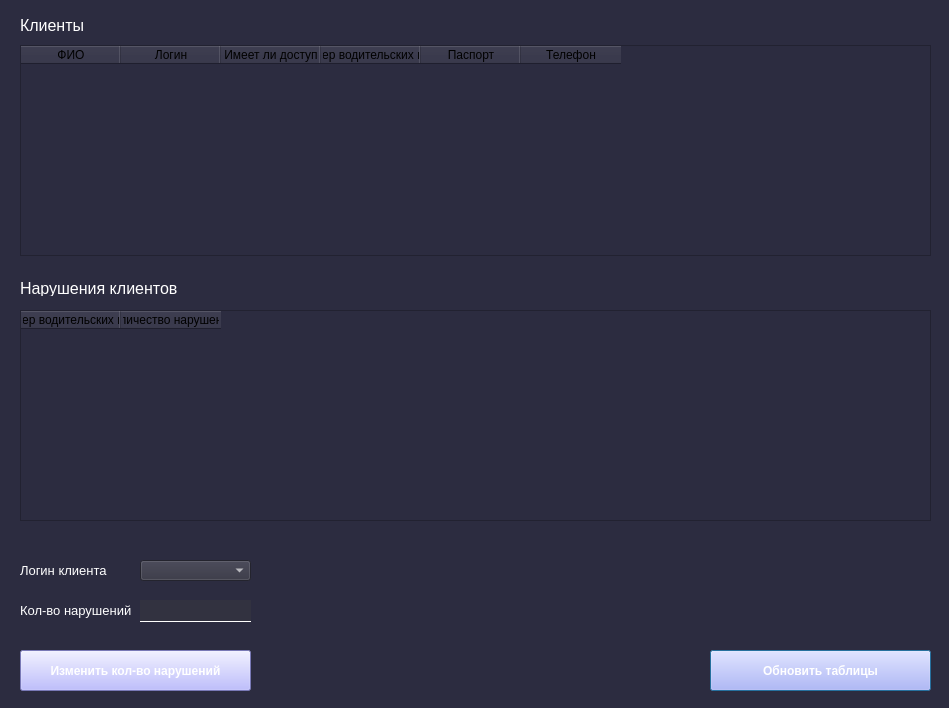
<?xml version="1.0" encoding="UTF-8"?>
<ui version="4.0">
 <class>Dialog</class>
 <widget class="QDialog" name="Dialog">
  <property name="geometry">
   <rect>
    <x>0</x>
    <y>0</y>
    <width>949</width>
    <height>708</height>
   </rect>
  </property>
  <property name="windowTitle">
   <string>Информация о клиентах</string>
  </property>
  <property name="styleSheet">
   <string notr="true">QWidget{
	background-color: rgb(44, 44, 64);
}
QPushButton{
	font: 75 9pt &quot;MS Shell Dlg 2&quot;;
	background-color: rgb(170, 170, 255);
	color: rgb(255, 255, 255);
	font-weight: bold
}
QPushButton#delete_btn{
	background-color: rgb(209, 0, 0);
	font: 75 9pt &quot;MS Shell Dlg 2&quot;;
	font-weight: bold

}
QLabel{
	
	color: rgb(255, 255, 255);
}
QLineEdit{
	border: 1px solid rgb(255, 255, 255);
	border-top-color: rgba(255, 255, 255, 0);
	border-right-color: rgba(255, 255, 255, 0);
	border-left-color: rgba(255, 255, 255, 0);
	background-color: rgb(50, 50, 64);
	color: rgb(255, 255, 255);
}
QLabel#inf_lbl{
	font-weight: bold
}
QComboBox{
	background-color: rgb(50, 50, 64);
	color: rgb(255, 255, 255);
}
QTableWidget{
	color:rgb(255, 255, 255);
}</string>
  </property>
  <widget class="QTableWidget" name="clients_tbl">
   <property name="geometry">
    <rect>
     <x>20</x>
     <y>45</y>
     <width>911</width>
     <height>211</height>
    </rect>
   </property>
   <column>
    <property name="text">
     <string>ФИО</string>
    </property>
    <property name="background">
     <color>
      <red>44</red>
      <green>44</green>
      <blue>64</blue>
     </color>
    </property>
    <property name="foreground">
     <brush brushstyle="NoBrush">
      <color alpha="255">
       <red>255</red>
       <green>255</green>
       <blue>255</blue>
      </color>
     </brush>
    </property>
   </column>
   <column>
    <property name="text">
     <string>Логин</string>
    </property>
    <property name="background">
     <color>
      <red>44</red>
      <green>44</green>
      <blue>64</blue>
     </color>
    </property>
    <property name="foreground">
     <brush brushstyle="NoBrush">
      <color alpha="255">
       <red>255</red>
       <green>255</green>
       <blue>255</blue>
      </color>
     </brush>
    </property>
   </column>
   <column>
    <property name="text">
     <string>Имеет ли доступ</string>
    </property>
    <property name="background">
     <color>
      <red>44</red>
      <green>44</green>
      <blue>64</blue>
     </color>
    </property>
    <property name="foreground">
     <brush brushstyle="NoBrush">
      <color alpha="255">
       <red>255</red>
       <green>255</green>
       <blue>255</blue>
      </color>
     </brush>
    </property>
   </column>
   <column>
    <property name="text">
     <string>Номер водительских прав</string>
    </property>
    <property name="background">
     <color>
      <red>44</red>
      <green>44</green>
      <blue>64</blue>
     </color>
    </property>
    <property name="foreground">
     <brush brushstyle="NoBrush">
      <color alpha="255">
       <red>255</red>
       <green>255</green>
       <blue>255</blue>
      </color>
     </brush>
    </property>
   </column>
   <column>
    <property name="text">
     <string>Паспорт</string>
    </property>
    <property name="background">
     <color>
      <red>44</red>
      <green>44</green>
      <blue>64</blue>
     </color>
    </property>
    <property name="foreground">
     <brush brushstyle="NoBrush">
      <color alpha="255">
       <red>255</red>
       <green>255</green>
       <blue>255</blue>
      </color>
     </brush>
    </property>
   </column>
   <column>
    <property name="text">
     <string>Телефон</string>
    </property>
    <property name="background">
     <color>
      <red>44</red>
      <green>44</green>
      <blue>64</blue>
     </color>
    </property>
    <property name="foreground">
     <brush brushstyle="NoBrush">
      <color alpha="255">
       <red>255</red>
       <green>255</green>
       <blue>255</blue>
      </color>
     </brush>
    </property>
   </column>
  </widget>
  <widget class="QLabel" name="label">
   <property name="geometry">
    <rect>
     <x>20</x>
     <y>15</y>
     <width>911</width>
     <height>21</height>
    </rect>
   </property>
   <property name="font">
    <font>
     <pointsize>12</pointsize>
    </font>
   </property>
   <property name="text">
    <string>Клиенты</string>
   </property>
  </widget>
  <widget class="QLabel" name="label_2">
   <property name="geometry">
    <rect>
     <x>20</x>
     <y>280</y>
     <width>911</width>
     <height>16</height>
    </rect>
   </property>
   <property name="font">
    <font>
     <pointsize>12</pointsize>
     <weight>50</weight>
     <bold>false</bold>
    </font>
   </property>
   <property name="text">
    <string>Нарушения клиентов</string>
   </property>
  </widget>
  <widget class="QTableWidget" name="violations_tbl">
   <property name="geometry">
    <rect>
     <x>20</x>
     <y>310</y>
     <width>911</width>
     <height>211</height>
    </rect>
   </property>
   <column>
    <property name="text">
     <string>Номер водительских прав</string>
    </property>
    <property name="background">
     <color>
      <red>44</red>
      <green>44</green>
      <blue>64</blue>
     </color>
    </property>
    <property name="foreground">
     <brush brushstyle="NoBrush">
      <color alpha="255">
       <red>255</red>
       <green>255</green>
       <blue>255</blue>
      </color>
     </brush>
    </property>
   </column>
   <column>
    <property name="text">
     <string>Количество нарушений</string>
    </property>
    <property name="background">
     <color>
      <red>44</red>
      <green>44</green>
      <blue>64</blue>
     </color>
    </property>
    <property name="foreground">
     <brush brushstyle="NoBrush">
      <color alpha="255">
       <red>255</red>
       <green>255</green>
       <blue>255</blue>
      </color>
     </brush>
    </property>
   </column>
  </widget>
  <widget class="QPushButton" name="update_tbl_btn">
   <property name="geometry">
    <rect>
     <x>710</x>
     <y>650</y>
     <width>221</width>
     <height>41</height>
    </rect>
   </property>
   <property name="text">
    <string>Обновить таблицы</string>
   </property>
  </widget>
  <widget class="QPushButton" name="update_viol_btn">
   <property name="geometry">
    <rect>
     <x>20</x>
     <y>650</y>
     <width>231</width>
     <height>41</height>
    </rect>
   </property>
   <property name="text">
    <string>Изменить кол-во нарушений</string>
   </property>
  </widget>
  <widget class="QComboBox" name="lgn_box">
   <property name="geometry">
    <rect>
     <x>140</x>
     <y>560</y>
     <width>111</width>
     <height>21</height>
    </rect>
   </property>
  </widget>
  <widget class="QLabel" name="label_3">
   <property name="geometry">
    <rect>
     <x>20</x>
     <y>560</y>
     <width>111</width>
     <height>21</height>
    </rect>
   </property>
   <property name="font">
    <font>
     <pointsize>10</pointsize>
    </font>
   </property>
   <property name="text">
    <string>Логин клиента</string>
   </property>
  </widget>
  <widget class="QLineEdit" name="cnt_line">
   <property name="geometry">
    <rect>
     <x>140</x>
     <y>600</y>
     <width>111</width>
     <height>22</height>
    </rect>
   </property>
  </widget>
  <widget class="QLabel" name="label_4">
   <property name="geometry">
    <rect>
     <x>20</x>
     <y>600</y>
     <width>111</width>
     <height>21</height>
    </rect>
   </property>
   <property name="font">
    <font>
     <pointsize>10</pointsize>
    </font>
   </property>
   <property name="text">
    <string>Кол-во нарушений</string>
   </property>
  </widget>
 </widget>
 <resources/>
 <connections/>
</ui>
